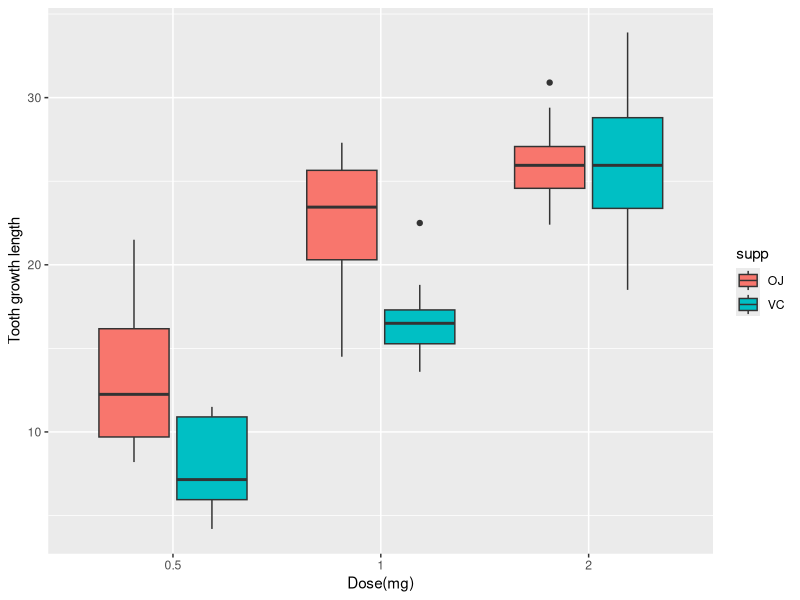

Write R code to recreate this figure.
## ---- chunk 1
knitr::opts_chunk$set(echo = TRUE)
## ---- chunk 2
library(datasets)
data(ToothGrowth)
str(ToothGrowth)
head(ToothGrowth)
summary(ToothGrowth)
## ---- chunk 3
library(ggplot2)
ggplot(data = ToothGrowth, aes(x = as.factor(dose), y = len, fill = supp)) +
    geom_boxplot() +
    xlab("Dose(mg)") +
    ylab("Tooth growth length")
## ---- chunk 4
test_supp1 <- t.test(len ~ supp, data = ToothGrowth)
test_supp1$conf.int
test_supp1$p.value
## ---- chunk 5
test_supp2 <- t.test(len ~ supp, data = subset(ToothGrowth, dose == 0.5))
test_supp2$conf.int
test_supp2$p.value
## ---- chunk 6
test_supp3 <- t.test(len ~ supp, data = subset(ToothGrowth, dose == 1.0))
test_supp3$conf.int
test_supp3$p.value
## ---- chunk 7
test_supp4 <- t.test(len ~ supp, data = subset(ToothGrowth, dose == 2.0))
test_supp4$conf.int
test_supp4$p.value
